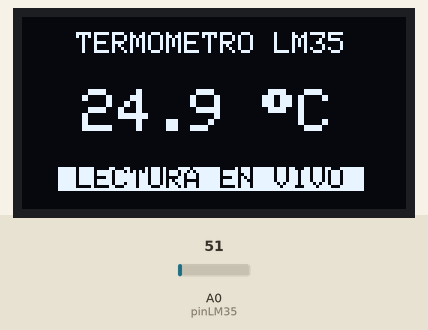
Simulated run of this sketch. Board: Arduino Uno, built with avr-gcc and run on an emulated ATmega328P. Parts: 128×64 one-colour display. The test bench sets the inputs (shaded band); at power-on: A0 (pinLM35) = 51. What the sketch prints to the serial monitor is not drawn.

Above: at 1.4 s.
1.5 s: A0 (pinLM35) set to 61
At 3.3 s:
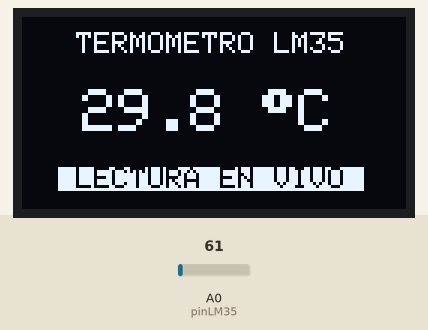
3.8 s: A0 (pinLM35) set to 71
At 4.8 s:
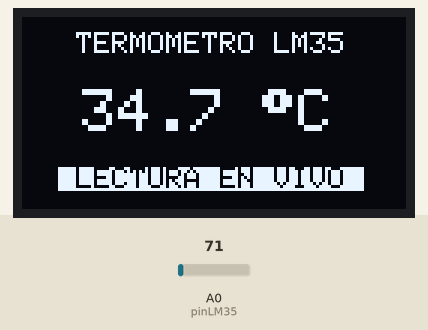
5.9 s: A0 (pinLM35) set to 86
At 7.6 s:
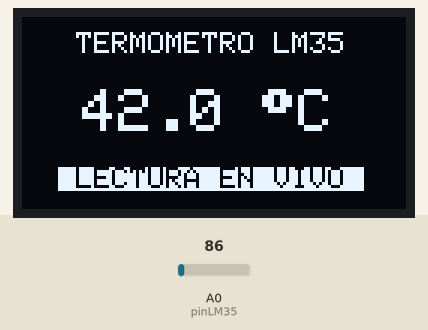
Timing chart, 0 to 9.1 s (numbered marks = the images above; inputs shaded):
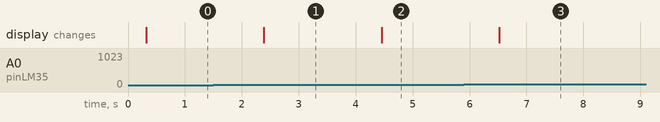

Measured:
- after the input at 1.5 s, the display: changes after 0.89 s (image 1)
- after the input at 3.8 s, the display: changes after 0.65 s (image 2)
- after the input at 5.9 s, the display: changes after 0.62 s (image 3)

The sketch:

labo3.ino
```cpp
#include <Adafruit_GFX.h>
#include <Adafruit_SH110X.h>
#include <Wire.h>

#define i2c_Address 0x3C

#define SCREEN_WIDTH 128
#define SCREEN_HEIGHT 64
#define OLED_RESET -1

const int pinLM35 = A0;

Adafruit_SH1106G display(SCREEN_WIDTH, SCREEN_HEIGHT, &Wire, OLED_RESET);

void setup() {
  Serial.begin(9600);
  Wire.begin();

  delay(250);

  if (!display.begin(i2c_Address, true)) {
    Serial.println("ERROR: OLED no encontrada");
    while (1)
      ;
  }

  Serial.println("OLED funcionando correctamente");
}

void loop() {
  int lecturaActual = analogRead(pinLM35);

  float temperatura = (lecturaActual * (5.0 / 1024.0) * 100.0);

  Serial.print("Lectura ADC: ");
  Serial.print(lecturaActual);
  Serial.print(" | Temperatura: ");
  Serial.print(temperatura, 1);
  Serial.println(" C");

  display.clearDisplay();

  display.setTextColor(SH110X_WHITE);
  display.setTextSize(1);
  display.setCursor(18, 5);
  display.println("TERMOMETRO LM35");

  display.setTextSize(2);
  display.setCursor(20, 24);
  display.print(temperatura, 1);
  display.print(" ");
  display.cp437(true);
  display.write(248);
  display.print("C");

  display.setTextColor(SH110X_BLACK, SH110X_WHITE);
  display.setTextSize(1);
  display.setCursor(12, 50);
  display.println(" LECTURA EN VIVO ");

  display.display();

  delay(1000);
}
```
